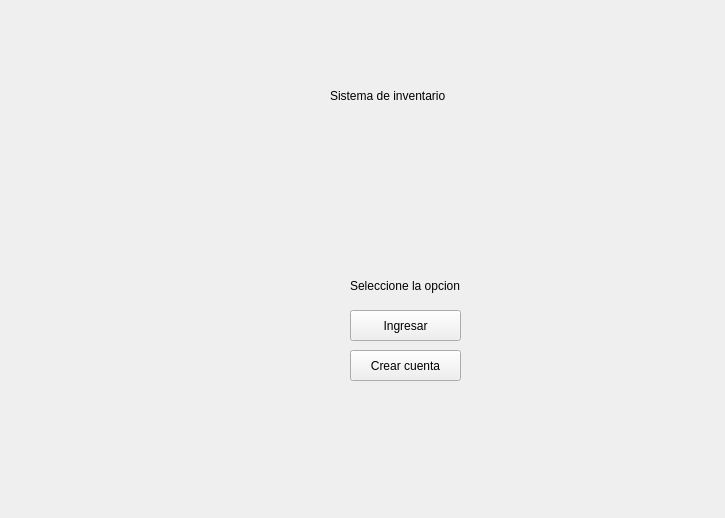
<?xml version="1.0" encoding="UTF-8"?>
<ui version="4.0">
 <class>MainWindow</class>
 <widget class="QMainWindow" name="MainWindow">
  <property name="geometry">
   <rect>
    <x>0</x>
    <y>0</y>
    <width>725</width>
    <height>518</height>
   </rect>
  </property>
  <property name="windowTitle">
   <string>MainWindow</string>
  </property>
  <widget class="QWidget" name="centralwidget">
   <widget class="QLabel" name="lbl_titulo">
    <property name="geometry">
     <rect>
      <x>330</x>
      <y>70</y>
      <width>241</width>
      <height>51</height>
     </rect>
    </property>
    <property name="text">
     <string>Sistema de inventario</string>
    </property>
   </widget>
   <widget class="QLabel" name="lbl_opcion">
    <property name="geometry">
     <rect>
      <x>350</x>
      <y>270</y>
      <width>141</width>
      <height>31</height>
     </rect>
    </property>
    <property name="text">
     <string>Seleccione la opcion</string>
    </property>
   </widget>
   <widget class="QPushButton" name="btn_signUp">
    <property name="geometry">
     <rect>
      <x>350</x>
      <y>310</y>
      <width>111</width>
      <height>31</height>
     </rect>
    </property>
    <property name="text">
     <string>Ingresar</string>
    </property>
   </widget>
   <widget class="QPushButton" name="btn_createAcc">
    <property name="geometry">
     <rect>
      <x>350</x>
      <y>350</y>
      <width>111</width>
      <height>31</height>
     </rect>
    </property>
    <property name="text">
     <string>Crear cuenta</string>
    </property>
   </widget>
  </widget>
 </widget>
 <resources/>
 <connections/>
</ui>
